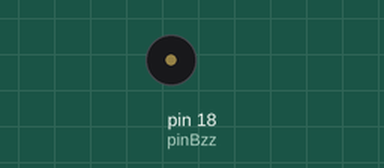
The sketch below on a simulated Arduino Uno, built with avr-gcc and run on an emulated ATmega328P. Shown: buzzer (waves = sounding).

Above: at 0.7 s.
Timing chart, 0 to 3.2 s (numbered marks = the images above):
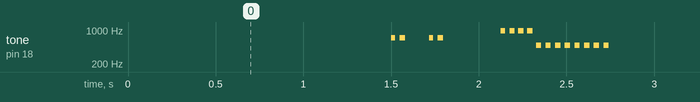

Measured:
- by itself, tone on pin 18 (pinBzz): plays 690 Hz for 0.03 s, 690 Hz for 0.03 s, 690 Hz for 0.02 s, 690 Hz for 0.03 s, 970 Hz for 0.03 s, 970 Hz for 0.03 s … (752 notes in this stretch)

The sketch:

ringtone.ino
```cpp
const int pinBzz = 18;

void setup(void) {
}

void loop(void) {
  delay(1500);

  tone(pinBzz, 690, 25);
  delay(50);

  tone(pinBzz, 690, 30);
  delay(168);

  tone(pinBzz, 690, 23);
  delay(48);

  tone(pinBzz, 690, 30);
  delay(360);


  tone(pinBzz, 970, 25);
  delay(50);

  tone(pinBzz, 970, 30);
  delay(50);

  tone(pinBzz, 970, 30);
  delay(50);

  tone(pinBzz, 970, 30);
  delay(50);


  tone(pinBzz, 487, 30);
  delay(55);

  tone(pinBzz, 487, 30);
  delay(55);

  tone(pinBzz, 487, 30);
  delay(55);

  tone(pinBzz, 487, 30);
  delay(55);

  tone(pinBzz, 487, 30);
  delay(55);

  tone(pinBzz, 487, 30);
  delay(55);

  tone(pinBzz, 487, 30);
  delay(55);

  tone(pinBzz, 487, 30);
  delay(55);
}
```
